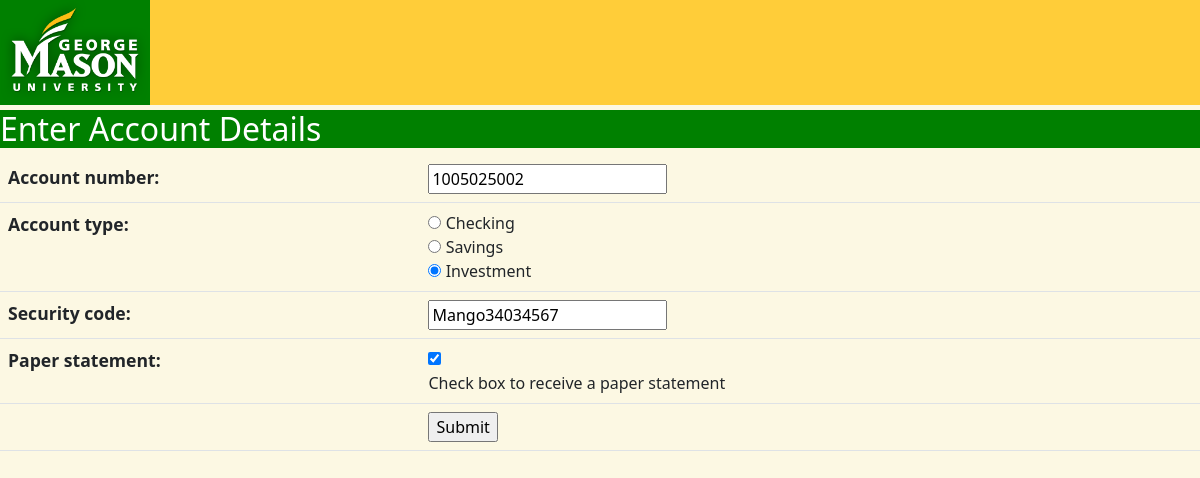
/midterm/edit_account/3, run on the app's committed database.
### MidtermApp/models.py (models this page shows, shortened)
class Account(models.Model):
    text_agree = 'Unless otherwise defined in this Agreement or the context requires otherwise, words and expressions used in this Agreement have the meanings and instructions ascribed to them in the Master Definitions Schedule set out in Schedule 1 of the draft Incorporated Terms Memorandum which will be executed and dated on or about the date of this Agreement and signed for the purpose of identification by the parties to this Agreement and others (as the same may be amended, varied and supplemented from time to time with the consent of the parties to this Agreement, the “Incorporated Terms Memorandum”). This Agreement shall be construed in accordance with the principles of construction and interpretation set out in such Master Definitions Schedule.'
    account_number = models.CharField(max_length=25, null=False)
    acc_type = (('Checking', 'Checking'), ('Savings', 'Savings'), ('Investment', 'Investment'))
    account_type = models.CharField(max_length=15, choices=acc_type, default='Checking')
    balance = models.DecimalField(null=False, default=1000.0, max_digits=12, decimal_places=2)
    security_code = models.CharField(max_length=50, null=False)
    paper_statement = models.BooleanField(default=False, help_text="Check box to receive a paper statement ")
    agreement = models.TextField(default=text_agree)
    agree = models.BooleanField()
    customer = models.ForeignKey(Customer, on_delete=models.CASCADE, related_name='account')
    class Meta:
        ordering = ['account_number']

### MidtermApp/views.py (the view, shortened to what this page needs)
# urls.py: path('edit_account/<int:id>', views.EditAccountView.as_view(), name='edit_account'),
class EditAccountView(UpdateView):
    template_name = 'create_account.html'
    form_class = EditAccountModelForm
    model = Account
    pk_url_kwarg = 'id'
    def get_initial(self, *args, **kwargs):
        initial = super(EditAccountView, self).get_initial(**kwargs)
        return initial
    def get_form_kwargs(self, *args, **kwargs):
        kwargs = super(EditAccountView, self).get_form_kwargs(*args, **kwargs)
        return kwargs

### MidtermApp/all_forms.py
class EditAccountModelForm(forms.ModelForm):
    class Meta:
        model = Account
        exclude = {'customer', 'balance', 'agreement', 'agree', }
        labels = '__all__'
        acc_type = (('Checking', 'Checking'), ('Savings', 'Savings'), ('Investment', 'Investment'))
        widgets = {
            "balance": forms.IntegerField(disabled=True),
            "account_type": forms.RadioSelect(choices=acc_type)
        }

### templates/create_account.html (shortened to what this page needs)
{% load static %}
{% load widget_tweaks %}
<!DOCTYPE html>
<html lang="en">
    <head>
        <link rel="stylesheet" type="text/css" href=" {% static 'css/bootstrap.min.css' %} ">
        <link rel="stylesheet" type="text/css" href=" {% static 'css/custom.css' %} ">
    </head>
    <body>
        <div class="header"><a href="{%url 'home' %}"><img src="{% static "images/mason-logo.png" %}" alt="logo"></a></div>
        {% block title%}<h4>Enter Account Details </h4>{% endblock title %}
        {% block content %}
            <form action="" method="post">
                <table class="table">
                    {{ form.as_table }}
                    <tr>
                        <td>&nbsp;</td>
                        <td><input type="submit" value="Submit"></td>
                    </tr>
                </table>
            </form>
        {% endblock content %}
    </body>
</html>

### static/css/custom.css (style rules this page uses)
body { background-color: #fcf8e3; }
img { background: green; width: 150px; }
h4 { margin-top: 5px; background: green; font-size: 2em; color: white; }
.header { background: #ffcd39; }
th { font-size: 1.1em; }

### data on the page
Account: account_number "1005025002", account_type "☐ Checking ☐ Savings ☑ Investment", security_code "Mango34034567", paper_statement "☑"
